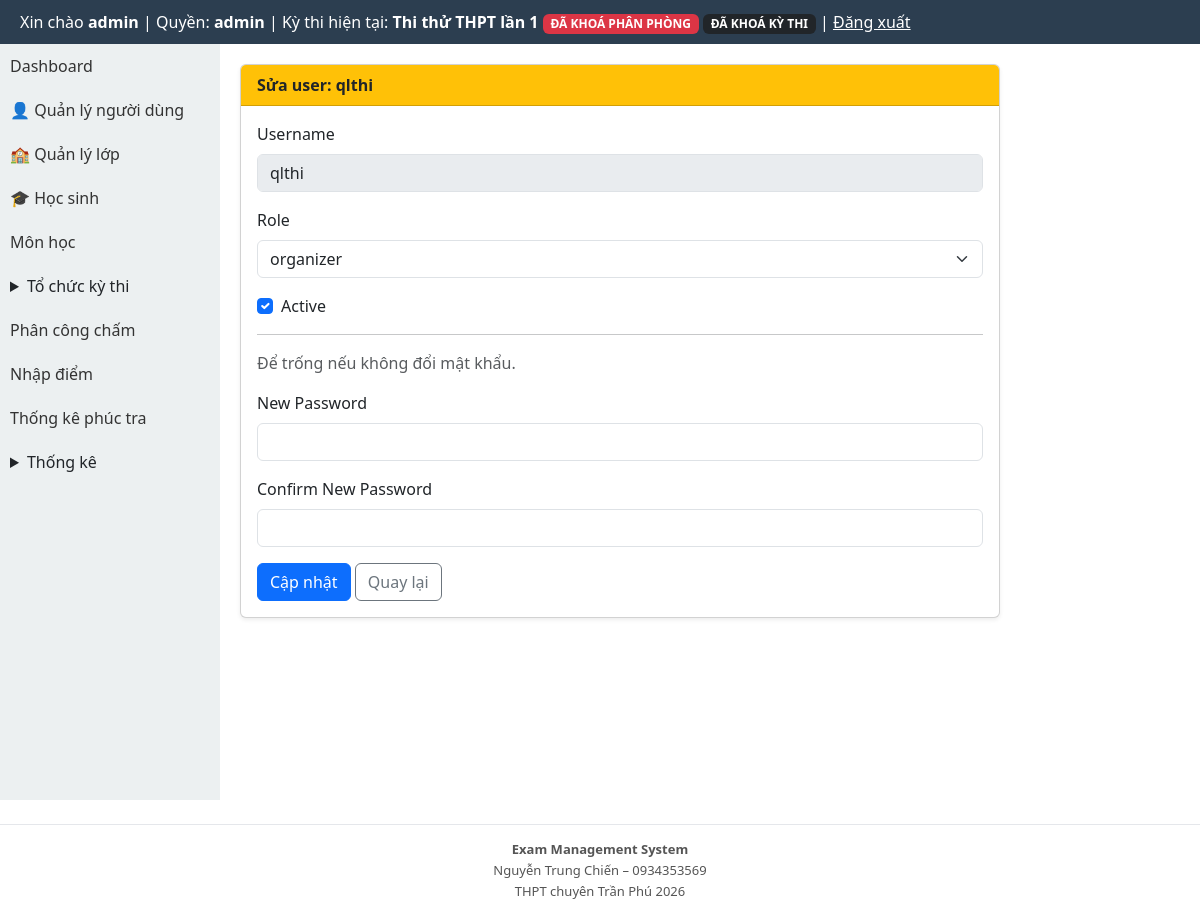
Screenshot of /modules/users/edit.php?id=2 (signed in) with the database file from the repository.
### tables this page shows
CREATE TABLE exams (
  id INTEGER PRIMARY KEY AUTOINCREMENT,
  ten_ky_thi TEXT,
  nam INTEGER,
  ngay_thi TEXT
, is_default INTEGER DEFAULT 0, deleted_at TEXT, distribution_locked INTEGER DEFAULT 0, rooms_locked INTEGER DEFAULT 0, exam_locked INTEGER DEFAULT 0, scoring_closed INTEGER DEFAULT 0, exam_mode INTEGER DEFAULT 1, is_locked INTEGER DEFAULT 0, is_score_entry_locked INTEGER DEFAULT 0, is_score_published INTEGER DEFAULT 0, is_recheck_open INTEGER DEFAULT 0);

CREATE TABLE users (
  id INTEGER PRIMARY KEY AUTOINCREMENT,
  username TEXT UNIQUE,
  password TEXT,
  role TEXT,
  active INTEGER DEFAULT 1
);

### layout/header.php (called while the page is built, shortened)
<?php
require_once BASE_PATH . '/templates/header.php';

### core/auth.php (called while the page is built, shortened)
<?php
function normalize_role(?string $role): string {
    $normalized = strtolower(trim((string) $role));
    return match ($normalized) {
        'score_entry', 'score-input', 'score_input', 'nhapdiem', 'nhap_diem' => 'scorer',
        'exam_manager', 'quanlythi', 'exam-manager' => 'organizer',
        default => $normalized,
    };
}
function current_user_role(): string {
    $sessionRole = $_SESSION['role'] ?? null;
    if (is_string($sessionRole) && trim($sessionRole) !== '') {
        return normalize_role($sessionRole);
    }
    $userRole = $_SESSION['user']['role'] ?? null;
    return normalize_role(is_string($userRole) ? $userRole : '');
}

### modules/exams/exam_context_helper.php (called while the page is built, shortened)
<?php
function ensureExamLockColumns(PDO $pdo): void
{
    $cols = array_column($pdo->query('PRAGMA table_info(exams)')->fetchAll(PDO::FETCH_ASSOC), 'name');
}
function getCurrentExam(): ?array
{
    global $pdo;
    $cols = array_column($pdo->query('PRAGMA table_info(exams)')->fetchAll(PDO::FETCH_ASSOC), 'name');
    $hasDeletedAt = in_array('deleted_at', $cols, true);
    $activeWhere = $hasDeletedAt ? '(deleted_at IS NULL OR trim(deleted_at) = "")' : '1=1';
    $defaultStmt = $pdo->query('SELECT * FROM exams WHERE ' . $activeWhere . ' AND is_default = 1 ORDER BY id DESC LIMIT 1');
    $defaultExam = $defaultStmt ? $defaultStmt->fetch(PDO::FETCH_ASSOC) : false;
    if (is_array($defaultExam)) {
        return $defaultExam;
    }
}
function getCurrentExamInfo(): ?array
{
    $exam = getCurrentExam();
    global $pdo;
    ensureExamLockColumns($pdo);
    return [
        'id' => (int) ($exam['id'] ?? 0),
        'ten_ky_thi' => (string) ($exam['ten_ky_thi'] ?? ''),
        'distribution_locked' => (int) ($exam['distribution_locked'] ?? 0),
        'rooms_locked' => (int) ($exam['rooms_locked'] ?? 0),
        'exam_locked' => (int) ($exam['exam_locked'] ?? 0),
    ];
}

### modules/users/edit.php (the view, shortened to what this page needs)
<?php
require_once BASE_PATH . '/modules/users/_common.php';
$id = filter_input(INPUT_GET, 'id', FILTER_VALIDATE_INT);
$stmt = $pdo->prepare('SELECT id, username, role, active FROM users WHERE id = :id LIMIT 1');
$stmt->execute([':id' => $id]);
$user = $stmt->fetch(PDO::FETCH_ASSOC);
$formData = [
    'role' => (string) $user['role'],
    'active' => (int) $user['active'],
];
require_once BASE_PATH . '/layout/header.php';
?>
<link href="https://cdn.jsdelivr.net/npm/bootstrap@5.3.3/dist/css/bootstrap.min.css" rel="stylesheet">
<div class="students-layout" style="display:flex;min-height:calc(100vh - 44px);">
    <?php require_once BASE_PATH . '/layout/sidebar.php'; ?>
    <div class="students-main" style="flex:1;padding:20px;min-width:0;">
        <div class="card shadow-sm" style="max-width:760px;">
            <div class="card-header bg-warning"><strong>Sửa user: <?= htmlspecialchars((string)$user['username'], ENT_QUOTES, 'UTF-8') ?></strong></div>
            <div class="card-body">
                <form method="post">
                    <div class="mb-3">
                        <label class="form-label">Username</label>
                        <input type="text" class="form-control" value="<?= htmlspecialchars((string)$user['username'], ENT_QUOTES, 'UTF-8') ?>" disabled>
                    </div>
                    <div class="mb-3">
                        <label class="form-label">Role</label>
                        <select class="form-select" name="role" required>
                            <?php foreach (USER_ALLOWED_ROLES as $role): ?>
                                <option value="<?= $role ?>" <?= $formData['role'] === $role ? 'selected' : '' ?>><?= htmlspecialchars($role, ENT_QUOTES, 'UTF-8') ?></option>
                            <?php endforeach; ?>
                        </select>
                    </div>
                    <div class="form-check mb-3">
                        <input class="form-check-input" type="checkbox" value="1" id="active" name="active" <?= (int)$formData['active'] === 1 ? 'checked' : '' ?>>
                        <label class="form-check-label" for="active">Active</label>
                    </div>
                    <hr>
                    <p class="text-muted">Để trống nếu không đổi mật khẩu.</p>
                    <div class="mb-3">
                        <label class="form-label">New Password</label>
                        <input type="password" class="form-control" name="password">
                    </div>
                    <div class="mb-3">
                        <label class="form-label">Confirm New Password</label>
                        <input type="password" class="form-control" name="confirm_password">
                    </div>
                    <button type="submit" class="btn btn-primary">Cập nhật</button>
                    <a href="<?= BASE_URL ?>/modules/users/index.php" class="btn btn-outline-secondary">Quay lại</a>
                </form>
            </div>
        </div>
    </div>
</div>
<?php require_once BASE_PATH . '/layout/footer.php'; ?>

### templates/header.php (shortened to what this page needs)
<?php
require_once BASE_PATH . '/core/auth.php';
$currentExamInfo = null;
$role = function_exists('current_user_role') ? current_user_role() : strtolower(trim((string) ($_SESSION['role'] ?? $_SESSION['user']['role'] ?? '')));
if (in_array($role, ['admin', 'organizer'], true)) {
    require_once BASE_PATH . '/core/db.php';
    require_once BASE_PATH . '/modules/exams/exam_context_helper.php';
    $currentExamInfo = getCurrentExamInfo();
}
$role = $role ?? (function_exists('current_user_role') ? current_user_role() : '');
$currentExamInfo = $currentExamInfo ?? null;
?>
<!DOCTYPE html>
<html lang="vi">
<head>
</head>
<body>
<div class="header">
    Xin chào <b><?= $_SESSION['user']['username'] ?></b>
    | Quyền: <b><?= htmlspecialchars((string) $role, ENT_QUOTES, 'UTF-8') ?></b>
    <?php if ($currentExamInfo !== null): ?>
        | Kỳ thi hiện tại: <b><?= htmlspecialchars((string) $currentExamInfo['ten_ky_thi'], ENT_QUOTES, 'UTF-8') ?></b>
        <?php if (($currentExamInfo['distribution_locked'] ?? 0) === 1 || ($currentExamInfo['rooms_locked'] ?? 0) === 1): ?>
            <span class="badge bg-danger">ĐÃ KHOÁ PHÂN PHÒNG</span>
        <?php endif; ?>
        <?php if (($currentExamInfo['exam_locked'] ?? 0) === 1): ?>
            <span class="badge bg-dark">ĐÃ KHOÁ KỲ THI</span>
        <?php endif; ?>
    <?php endif; ?>
    | <a href="<?= BASE_URL ?>/logout.php" style="color:#fff">Đăng xuất</a>
</div>

### templates/header.php (style rules this page uses)
* { box-sizing: border-box; }
body { margin:0; font-family: Arial; }
.header { background:#2c3e50; color:#fff; padding:10px 20px; }

### rows the page displays
exams: ten_ky_thi "Thi thử THPT lần 1"
users: username "qlthi", role "organizer", active "☑"

### other values shown
$_SESSION['user']['username'] "admin"
$role "admin"
